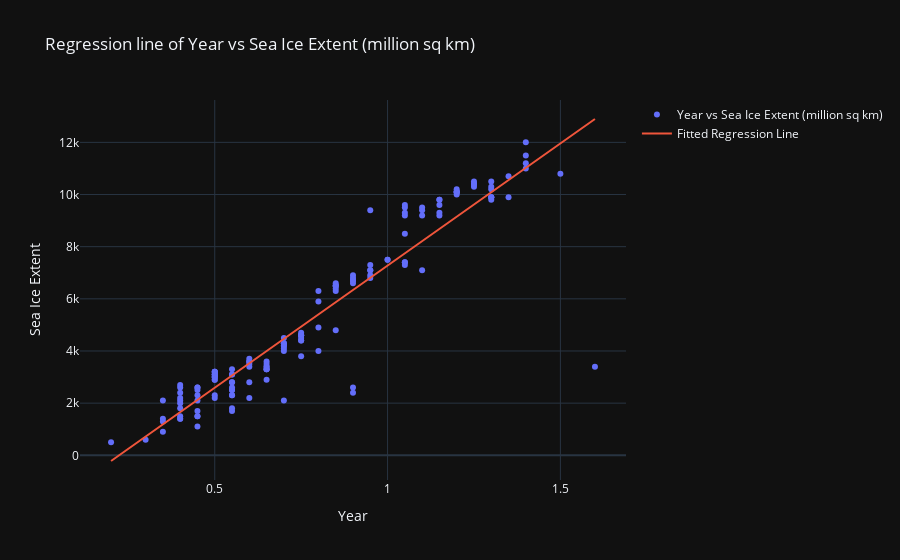

The notebook cell this image was saved under:
### Code cell
data["fitted"] = model.fittedvalues

fig = go.Figure()
fig.add_trace(go.Scatter(
    x=data["carat"], y=data["price"], name="Year vs Sea Ice Extent (million sq km)", mode="markers"))
fig.add_trace(go.Scatter(
    x=data["carat"], y=data["fitted"], name="Fitted Regression Line"))
fig.update_layout(title="Regression line of Year vs Sea Ice Extent (million sq km)", xaxis_title="Year",
    yaxis_title="Sea Ice Extent")
fig.show()

### Figure 1 — Plotly figure (JSON) as saved in the notebook; plotly's stock layout.template omitted (floating-point values rounded to 4 significant figures; data arrays with more than 128 entries replaced by an {"elided": "..."} marker saying what was removed)
{"data": [{"mode": "markers", "name": "Year vs Sea Ice Extent (million sq km)", "x": {"elided": "150 float values"}, "y": {"elided": "150 float values"}, "type": "scatter"}, {"name": "Fitted Regression Line", "x": {"elided": "150 float values"}, "y": {"elided": "150 float values"}, "type": "scatter"}], "layout": {"title": {"text": "Regression line of Year vs Sea Ice Extent (million sq km)"}, "xaxis": {"title": {"text": "Year"}}, "yaxis": {"title": {"text": "Sea Ice Extent"}}}}
